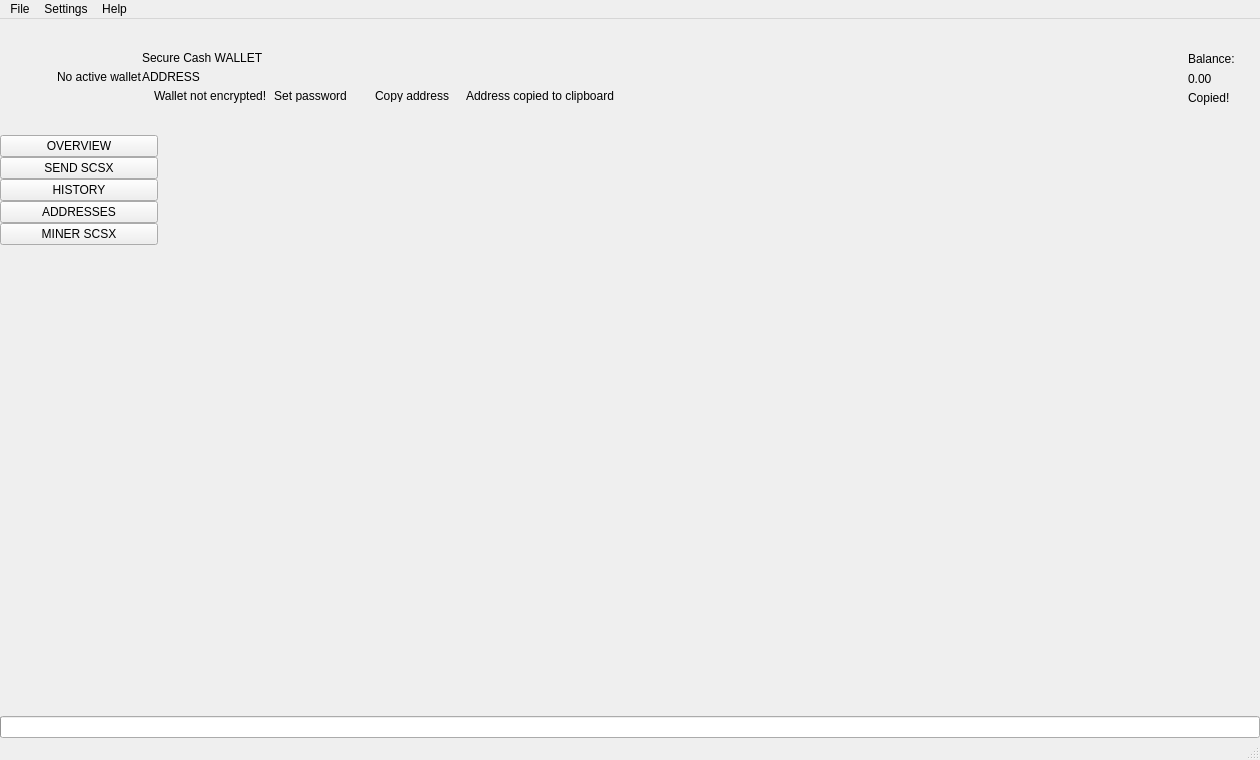
 <widget class="QMainWindow" name="MainWindow">
  <property name="geometry">
   <rect>
    <x>0</x>
    <y>0</y>
    <width>1260</width>
    <height>760</height>
   </rect>
  </property>
  <property name="sizePolicy">
   <sizepolicy hsizetype="Preferred" vsizetype="Preferred">
    <horstretch>0</horstretch>
    <verstretch>0</verstretch>
   </sizepolicy>
  </property>
  <property name="minimumSize">
   <size>
    <width>1260</width>
    <height>600</height>
   </size>
  </property>
  <property name="maximumSize">
   <size>
    <width>16777215</width>
    <height>16777215</height>
   </size>
  </property>
  <property name="windowTitle">
   <string>MainWindow</string>
  </property>
  <property name="windowIcon">
   <iconset>
    <normaloff>:/images/worktips</normaloff>:/images/worktips</iconset>
  </property>
  <widget class="QWidget" name="centralwidget">
   <layout class="QVBoxLayout" name="verticalLayout_2">
    <property name="spacing">
     <number>0</number>
    </property>
    <property name="leftMargin">
     <number>0</number>
    </property>
    <property name="topMargin">
     <number>0</number>
    </property>
    <property name="rightMargin">
     <number>0</number>
    </property>
    <property name="bottomMargin">
     <number>0</number>
    </property>
    <item>
     <widget class="QFrame" name="m_headerFrame">
      <property name="minimumSize">
       <size>
        <width>0</width>
        <height>116</height>
       </size>
      </property>
      <property name="maximumSize">
       <size>
        <width>16777215</width>
        <height>116</height>
       </size>
      </property>
      <property name="frameShape">
       <enum>QFrame::NoFrame</enum>
      </property>
      <property name="frameShadow">
       <enum>QFrame::Raised</enum>
      </property>
      <layout class="QHBoxLayout" name="horizontalLayout_3">
       <property name="spacing">
        <number>0</number>
       </property>
       <property name="leftMargin">
        <number>0</number>
       </property>
       <property name="topMargin">
        <number>0</number>
       </property>
       <property name="rightMargin">
        <number>25</number>
       </property>
       <property name="bottomMargin">
        <number>0</number>
       </property>
       <item>
        <spacer name="horizontalSpacer_2">
         <property name="orientation">
          <enum>Qt::Horizontal</enum>
         </property>
         <property name="sizeType">
          <enum>QSizePolicy::Fixed</enum>
         </property>
         <property name="sizeHint" stdset="0">
          <size>
           <width>30</width>
           <height>20</height>
          </size>
         </property>
        </spacer>
       </item>
       <item>
        <widget class="QLabel" name="m_logoLabel">
         <property name="text">
          <string/>
         </property>
        </widget>
       </item>
       <item>
        <spacer name="horizontalSpacer_5">
         <property name="orientation">
          <enum>Qt::Horizontal</enum>
         </property>
         <property name="sizeType">
          <enum>QSizePolicy::Fixed</enum>
         </property>
         <property name="sizeHint" stdset="0">
          <size>
           <width>20</width>
           <height>20</height>
          </size>
         </property>
        </spacer>
       </item>
       <item>
        <widget class="WalletGui::WalletSmallGrayTextLabel" name="m_noWalletLabel">
         <property name="text">
          <string>No active wallet</string>
         </property>
        </widget>
       </item>
       <item>
        <widget class="QFrame" name="m_walletFrame">
         <property name="frameShape">
          <enum>QFrame::NoFrame</enum>
         </property>
         <property name="frameShadow">
          <enum>QFrame::Raised</enum>
         </property>
         <layout class="QVBoxLayout" name="verticalLayout_3">
          <property name="spacing">
           <number>5</number>
          </property>
          <property name="leftMargin">
           <number>0</number>
          </property>
          <property name="topMargin">
           <number>0</number>
          </property>
          <property name="rightMargin">
           <number>0</number>
          </property>
          <property name="bottomMargin">
           <number>0</number>
          </property>
          <item>
           <spacer name="verticalSpacer_3">
            <property name="orientation">
             <enum>Qt::Vertical</enum>
            </property>
            <property name="sizeType">
             <enum>QSizePolicy::Minimum</enum>
            </property>
            <property name="sizeHint" stdset="0">
             <size>
              <width>20</width>
              <height>40</height>
             </size>
            </property>
           </spacer>
          </item>
          <item>
           <widget class="WalletGui::WalletSmallGrayTextLabel" name="m_walletLabel">
            <property name="text">
             <string>Secure Cash WALLET</string>
            </property>
            <property name="indent">
             <number>0</number>
            </property>
           </widget>
          </item>
          <item>
           <widget class="QLabel" name="m_addressLabel">
            <property name="sizePolicy">
             <sizepolicy hsizetype="Preferred" vsizetype="Preferred">
              <horstretch>0</horstretch>
              <verstretch>0</verstretch>
             </sizepolicy>
            </property>
            <property name="cursor">
             <cursorShape>PointingHandCursor</cursorShape>
            </property>
            <property name="toolTip">
             <string>Click to copy</string>
            </property>
            <property name="text">
             <string>ADDRESS</string>
            </property>
            <property name="indent">
             <number>0</number>
            </property>
           </widget>
          </item>
          <item>
           <layout class="QHBoxLayout" name="horizontalLayout_2">
            <property name="spacing">
             <number>0</number>
            </property>
            <item alignment="Qt::AlignTop">
             <widget class="QFrame" name="m_notEncryptedFrame">
              <property name="frameShape">
               <enum>QFrame::NoFrame</enum>
              </property>
              <property name="frameShadow">
               <enum>QFrame::Raised</enum>
              </property>
              <layout class="QHBoxLayout" name="horizontalLayout_4">
               <property name="spacing">
                <number>0</number>
               </property>
               <property name="leftMargin">
                <number>0</number>
               </property>
               <property name="topMargin">
                <number>0</number>
               </property>
               <property name="rightMargin">
                <number>0</number>
               </property>
               <property name="bottomMargin">
                <number>0</number>
               </property>
               <item alignment="Qt::AlignVCenter">
                <widget class="QLabel" name="m_notEncryptedIconLabel">
                 <property name="text">
                  <string/>
                 </property>
                 <property name="pixmap">
                  <pixmap resource="../../resources.qrc">:/icons/lock_open_gray</pixmap>
                 </property>
                 <property name="alignment">
                  <set>Qt::AlignLeading|Qt::AlignLeft|Qt::AlignVCenter</set>
                 </property>
                </widget>
               </item>
               <item>
                <spacer name="horizontalSpacer_11">
                 <property name="orientation">
                  <enum>Qt::Horizontal</enum>
                 </property>
                 <property name="sizeType">
                  <enum>QSizePolicy::Fixed</enum>
                 </property>
                 <property name="sizeHint" stdset="0">
                  <size>
                   <width>5</width>
                   <height>3</height>
                  </size>
                 </property>
                </spacer>
               </item>
               <item alignment="Qt::AlignVCenter">
                <widget class="WalletGui::WalletTinyGrayTextLabel" name="m_notEncryptedTextLabel">
                 <property name="text">
                  <string>Wallet not encrypted!</string>
                 </property>
                 <property name="alignment">
                  <set>Qt::AlignLeading|Qt::AlignLeft|Qt::AlignVCenter</set>
                 </property>
                </widget>
               </item>
               <item>
                <spacer name="horizontalSpacer_9">
                 <property name="orientation">
                  <enum>Qt::Horizontal</enum>
                 </property>
                 <property name="sizeType">
                  <enum>QSizePolicy::Fixed</enum>
                 </property>
                 <property name="sizeHint" stdset="0">
                  <size>
                   <width>3</width>
                   <height>3</height>
                  </size>
                 </property>
                </spacer>
               </item>
               <item alignment="Qt::AlignVCenter">
                <widget class="WalletGui::WalletTinyLinkLikeButton" name="m_encryptButton">
                 <property name="sizePolicy">
                  <sizepolicy hsizetype="Minimum" vsizetype="Minimum">
                   <horstretch>0</horstretch>
                   <verstretch>0</verstretch>
                  </sizepolicy>
                 </property>
                 <property name="minimumSize">
                  <size>
                   <width>0</width>
                   <height>3</height>
                  </size>
                 </property>
                 <property name="cursor">
                  <cursorShape>PointingHandCursor</cursorShape>
                 </property>
                 <property name="text">
                  <string>Set password</string>
                 </property>
                 <property name="flat">
                  <bool>true</bool>
                 </property>
                </widget>
               </item>
               <item>
                <spacer name="horizontalSpacer_10">
                 <property name="orientation">
                  <enum>Qt::Horizontal</enum>
                 </property>
                 <property name="sizeType">
                  <enum>QSizePolicy::Fixed</enum>
                 </property>
                 <property name="sizeHint" stdset="0">
                  <size>
                   <width>20</width>
                   <height>3</height>
                  </size>
                 </property>
                </spacer>
               </item>
              </layout>
             </widget>
            </item>
            <item alignment="Qt::AlignVCenter">
             <widget class="WalletGui::WalletTinyLinkLikeButton" name="m_copyAddressButton">
              <property name="sizePolicy">
               <sizepolicy hsizetype="Minimum" vsizetype="Minimum">
                <horstretch>0</horstretch>
                <verstretch>0</verstretch>
               </sizepolicy>
              </property>
              <property name="minimumSize">
               <size>
                <width>0</width>
                <height>3</height>
               </size>
              </property>
              <property name="cursor">
               <cursorShape>PointingHandCursor</cursorShape>
              </property>
              <property name="focusPolicy">
               <enum>Qt::NoFocus</enum>
              </property>
              <property name="autoFillBackground">
               <bool>true</bool>
              </property>
              <property name="text">
               <string>Copy address</string>
              </property>
              <property name="flat">
               <bool>true</bool>
              </property>
             </widget>
            </item>
            <item>
             <spacer name="horizontalSpacer_7">
              <property name="orientation">
               <enum>Qt::Horizontal</enum>
              </property>
              <property name="sizeType">
               <enum>QSizePolicy::Fixed</enum>
              </property>
              <property name="sizeHint" stdset="0">
               <size>
                <width>13</width>
                <height>3</height>
               </size>
              </property>
             </spacer>
            </item>
            <item alignment="Qt::AlignVCenter">
             <widget class="WalletGui::CopyMagicLabel" name="m_copyAddressLabel">
              <property name="text">
               <string>Address copied to clipboard</string>
              </property>
              <property name="alignment">
               <set>Qt::AlignLeading|Qt::AlignLeft|Qt::AlignVCenter</set>
              </property>
             </widget>
            </item>
            <item>
             <spacer name="horizontalSpacer">
              <property name="orientation">
               <enum>Qt::Horizontal</enum>
              </property>
              <property name="sizeHint" stdset="0">
               <size>
                <width>40</width>
                <height>3</height>
               </size>
              </property>
             </spacer>
            </item>
           </layout>
          </item>
          <item>
           <spacer name="verticalSpacer_2">
            <property name="orientation">
             <enum>Qt::Vertical</enum>
            </property>
            <property name="sizeType">
             <enum>QSizePolicy::Minimum</enum>
            </property>
            <property name="sizeHint" stdset="0">
             <size>
              <width>20</width>
              <height>40</height>
             </size>
            </property>
           </spacer>
          </item>
         </layout>
        </widget>
       </item>
       <item>
        <spacer name="horizontalSpacer_3">
         <property name="orientation">
          <enum>Qt::Horizontal</enum>
         </property>
         <property name="sizeType">
          <enum>QSizePolicy::Expanding</enum>
         </property>
         <property name="sizeHint" stdset="0">
          <size>
           <width>34</width>
           <height>20</height>
          </size>
         </property>
        </spacer>
       </item>
       <item>
        <spacer name="horizontalSpacer_8">
         <property name="orientation">
          <enum>Qt::Horizontal</enum>
         </property>
         <property name="sizeType">
          <enum>QSizePolicy::Fixed</enum>
         </property>
         <property name="sizeHint" stdset="0">
          <size>
           <width>34</width>
           <height>20</height>
          </size>
         </property>
        </spacer>
       </item>
       <item alignment="Qt::AlignRight|Qt::AlignVCenter">
        <widget class="QFrame" name="m_balanceFrame">
         <layout class="QGridLayout" name="gridLayout">
          <property name="leftMargin">
           <number>0</number>
          </property>
          <property name="topMargin">
           <number>30</number>
          </property>
          <property name="rightMargin">
           <number>0</number>
          </property>
          <property name="bottomMargin">
           <number>0</number>
          </property>
          <property name="verticalSpacing">
           <number>3</number>
          </property>
          <item row="0" column="2">
           <layout class="QVBoxLayout" name="verticalLayout_4">
            <item>
             <widget class="QLabel" name="m_balanceTextLabel">
              <property name="text">
               <string>Balance:</string>
              </property>
             </widget>
            </item>
            <item>
             <widget class="QLabel" name="m_balanceLabel">
              <property name="cursor">
               <cursorShape>PointingHandCursor</cursorShape>
              </property>
              <property name="toolTip">
               <string>Click to copy</string>
              </property>
              <property name="text">
               <string>0.00</string>
              </property>
             </widget>
            </item>
           </layout>
          </item>
          <item row="1" column="2">
           <widget class="WalletGui::CopyMagicLabel" name="m_balanceCopyLabel">
            <property name="text">
             <string>Copied!</string>
            </property>
           </widget>
          </item>
          <item row="0" column="1">
           <spacer name="horizontalSpacer_6">
            <property name="orientation">
             <enum>Qt::Horizontal</enum>
            </property>
            <property name="sizeType">
             <enum>QSizePolicy::Fixed</enum>
            </property>
            <property name="sizeHint" stdset="0">
             <size>
              <width>2</width>
              <height>39</height>
             </size>
            </property>
           </spacer>
          </item>
          <item row="2" column="2">
           <spacer name="verticalSpacer_5">
            <property name="orientation">
             <enum>Qt::Vertical</enum>
            </property>
            <property name="sizeType">
             <enum>QSizePolicy::Expanding</enum>
            </property>
            <property name="sizeHint" stdset="0">
             <size>
              <width>20</width>
              <height>50</height>
             </size>
            </property>
           </spacer>
          </item>
          <item row="0" column="0">
           <widget class="QLabel" name="m_balanceIconLabel">
            <property name="text">
             <string/>
            </property>
            <property name="pixmap">
             <pixmap resource="../../resources.qrc"></pixmap>
            </property>
           </widget>
          </item>
         </layout>
        </widget>
       </item>
      </layout>
     </widget>
    </item>
    <item>
     <layout class="QHBoxLayout" name="horizontalLayout" stretch="0,0,0,0,0,0,0,0">
      <property name="spacing">
       <number>0</number>
      </property>
      <item>
       <widget class="QFrame" name="m_toolFrame">
        <property name="frameShape">
         <enum>QFrame::NoFrame</enum>
        </property>
        <property name="frameShadow">
         <enum>QFrame::Plain</enum>
        </property>
        <property name="lineWidth">
         <number>0</number>
        </property>
        <layout class="QVBoxLayout" name="verticalLayout">
         <property name="spacing">
          <number>0</number>
         </property>
         <property name="leftMargin">
          <number>0</number>
         </property>
         <property name="topMargin">
          <number>0</number>
         </property>
         <property name="rightMargin">
          <number>0</number>
         </property>
         <property name="bottomMargin">
          <number>0</number>
         </property>
         <item>
          <widget class="QPushButton" name="m_overviewButton">
           <property name="sizePolicy">
            <sizepolicy hsizetype="Minimum" vsizetype="Fixed">
             <horstretch>0</horstretch>
             <verstretch>0</verstretch>
            </sizepolicy>
           </property>
           <property name="focusPolicy">
            <enum>Qt::NoFocus</enum>
           </property>
           <property name="text">
            <string>OVERVIEW</string>
           </property>
           <property name="checkable">
            <bool>true</bool>
           </property>
           <attribute name="buttonGroup">
            <string notr="true">m_toolButtonGroup</string>
           </attribute>
          </widget>
         </item>
         <item>
          <widget class="QPushButton" name="m_sendButton">
           <property name="sizePolicy">
            <sizepolicy hsizetype="Minimum" vsizetype="Fixed">
             <horstretch>0</horstretch>
             <verstretch>0</verstretch>
            </sizepolicy>
           </property>
           <property name="focusPolicy">
            <enum>Qt::NoFocus</enum>
           </property>
           <property name="text">
            <string>SEND SCSX</string>
           </property>
           <property name="checkable">
            <bool>true</bool>
           </property>
           <attribute name="buttonGroup">
            <string notr="true">m_toolButtonGroup</string>
           </attribute>
          </widget>
         </item>
         <item>
          <widget class="QPushButton" name="m_transactionsButton">
           <property name="sizePolicy">
            <sizepolicy hsizetype="Minimum" vsizetype="Fixed">
             <horstretch>0</horstretch>
             <verstretch>0</verstretch>
            </sizepolicy>
           </property>
           <property name="focusPolicy">
            <enum>Qt::NoFocus</enum>
           </property>
           <property name="text">
            <string>HISTORY</string>
           </property>
           <property name="checkable">
            <bool>true</bool>
           </property>
           <attribute name="buttonGroup">
            <string notr="true">m_toolButtonGroup</string>
           </attribute>
          </widget>
         </item>

         <item>
          <widget class="QPushButton" name="m_addressBookButton">
           <property name="sizePolicy">
            <sizepolicy hsizetype="Minimum" vsizetype="Fixed">
             <horstretch>0</horstretch>
             <verstretch>0</verstretch>
            </sizepolicy>
           </property>
           <property name="focusPolicy">
            <enum>Qt::NoFocus</enum>
           </property>
           <property name="text">
            <string>ADDRESSES</string>
           </property>
           <property name="checkable">
            <bool>true</bool>
           </property>
           <attribute name="buttonGroup">
            <string notr="true">m_toolButtonGroup</string>
           </attribute>
          </widget>
         </item>
         <item>
          <widget class="QPushButton" name="m_miningButton">
           <property name="focusPolicy">
            <enum>Qt::NoFocus</enum>
           </property>
           <property name="text">
            <string>MINER SCSX</string>
           </property>
           <property name="checkable">
            <bool>true</bool>
           </property>
           <attribute name="buttonGroup">
            <string notr="true">m_toolButtonGroup</string>
           </attribute>
          </widget>
         </item>
         <item>
          <spacer name="verticalSpacer">
           <property name="orientation">
            <enum>Qt::Vertical</enum>
           </property>
           <property name="sizeHint" stdset="0">
            <size>
             <width>20</width>
             <height>40</height>
            </size>
           </property>
          </spacer>
         </item>
        </layout>
       </widget>
      </item>
      <item>
       <widget class="WalletGui::OverviewFrame" name="m_overviewFrame">
        <property name="frameShape">
         <enum>QFrame::NoFrame</enum>
        </property>
        <property name="frameShadow">
         <enum>QFrame::Raised</enum>
        </property>
       </widget>
      </item>
      <item>
       <widget class="WalletGui::SendFrame" name="m_sendFrame">
        <property name="frameShape">
         <enum>QFrame::NoFrame</enum>
        </property>
        <property name="frameShadow">
         <enum>QFrame::Raised</enum>
        </property>
       </widget>
      </item>
      <item>
       <widget class="WalletGui::TransactionsFrame" name="m_transactionsFrame">
        <property name="frameShape">
         <enum>QFrame::NoFrame</enum>
        </property>
        <property name="frameShadow">
         <enum>QFrame::Raised</enum>
        </property>
       </widget>
      </item>
      <item>
       <widget class="WalletGui::AddressBookFrame" name="m_addressBookFrame">
        <property name="frameShape">
         <enum>QFrame::NoFrame</enum>
        </property>
        <property name="frameShadow">
         <enum>QFrame::Raised</enum>
        </property>
       </widget>
      </item>
      <item>
       <widget class="WalletGui::NoWalletFrame" name="m_noWalletFrame">
        <property name="frameShape">
         <enum>QFrame::NoFrame</enum>
        </property>
        <property name="frameShadow">
         <enum>QFrame::Raised</enum>
        </property>
       </widget>
      </item>
      <item>
       <widget class="WalletGui::BlockExplorerFrame" name="m_blockExplorerFrame">
        <property name="frameShape">
         <enum>QFrame::NoFrame</enum>
        </property>
        <property name="frameShadow">
         <enum>QFrame::Raised</enum>
        </property>
       </widget>
      </item>
      <item>
       <widget class="WalletGui::MiningFrame" name="m_miningFrame">
        <property name="frameShape">
         <enum>QFrame::NoFrame</enum>
        </property>
        <property name="frameShadow">
         <enum>QFrame::Raised</enum>
        </property>
       </widget>
      </item>
     </layout>
    </item>
    <item>
     <widget class="QProgressBar" name="m_syncProgress">
      <property name="maximum">
       <number>100</number>
      </property>
      <property name="value">
       <number>0</number>
      </property>
      <property name="textVisible">
       <bool>false</bool>
      </property>
     </widget>
    </item>
   </layout>
  </widget>
  <widget class="QMenuBar" name="menubar">
   <property name="geometry">
    <rect>
     <x>0</x>
     <y>0</y>
     <width>1260</width>
     <height>22</height>
    </rect>
   </property>
   <widget class="QMenu" name="menuFile">
    <property name="title">
     <string>File</string>
    </property>
    <addaction name="m_createWalletAction"/>
    <addaction name="m_openWalletAction"/>
    <addaction name="m_recentWalletsAction"/>
    <addaction name="m_backupWalletAction"/>
    <addaction name="m_saveKeysAction"/>
    <addaction name="m_resetAction"/>
    <addaction name="m_importKeyAction"/>
    <addaction name="m_exportKeyAction"/>
    <addaction name="m_exportTrackingKeyAction"/>
    <addaction name="m_exitAction"/>
   </widget>
   <widget class="QMenu" name="menuSettings">
    <property name="title">
     <string>Settings</string>
    </property>
    <widget class="QMenu" name="menuThemes">
     <property name="title">
      <string>Themes</string>
     </property>
    </widget>
    <addaction name="m_encryptWalletAction"/>
    <addaction name="m_changePasswordAction"/>
    <addaction name="separator"/>
    <addaction name="m_autostartAction"/>
    <addaction name="m_minimizeToTrayAction"/>
    <addaction name="m_closeToTrayAction"/>
    <addaction name="separator"/>
    <addaction name="m_preferencesAction"/>
   </widget>
   <widget class="QMenu" name="menuHelp">
    <property name="title">
     <string>Help</string>
    </property>
    <addaction name="m_communityForumAction"/>
    <addaction name="m_reportIssueAction"/>
    <addaction name="m_aboutBytecoinAction"/>
    <addaction name="m_aboutQtAction"/>
   </widget>
   <addaction name="menuFile"/>
   <addaction name="menuSettings"/>
   <addaction name="menuHelp"/>
  </widget>
  <widget class="WalletGui::WalletStatusBar" name="statusBar"/>
  <action name="m_exitAction">
   <property name="checkable">
    <bool>false</bool>
   </property>
   <property name="enabled">
    <bool>true</bool>
   </property>
   <property name="text">
    <string>Exit</string>
   </property>
   <property name="shortcut">
    <string>Ctrl+Q</string>
   </property>
  </action>
  <action name="m_createWalletAction">
   <property name="enabled">
    <bool>true</bool>
   </property>
   <property name="text">
    <string>Create wallet</string>
   </property>
  </action>
  <action name="m_openWalletAction">
   <property name="enabled">
    <bool>true</bool>
   </property>
   <property name="text">
    <string>Open wallet</string>
   </property>
  </action>
  <action name="m_encryptWalletAction">
   <property name="enabled">
    <bool>true</bool>
   </property>
   <property name="text">
    <string>Encrypt wallet</string>
   </property>
  </action>
  <action name="m_changePasswordAction">
   <property name="enabled">
    <bool>true</bool>
   </property>
   <property name="text">
    <string>Change password</string>
   </property>
   <property name="toolTip">
    <string>Change password</string>
   </property>
  </action>
  <action name="m_aboutBytecoinAction">
   <property name="enabled">
    <bool>true</bool>
   </property>
   <property name="text">
    <string>About Secure Cash</string>
   </property>
  </action>
  <action name="m_aboutQtAction">
   <property name="enabled">
    <bool>true</bool>
   </property>
   <property name="text">
    <string>About Qt</string>
   </property>
  </action>
  <action name="m_backupWalletAction">
   <property name="enabled">
    <bool>true</bool>
   </property>
   <property name="text">
    <string>Backup wallet</string>
   </property>
  </action>
  <action name="m_autostartAction">
   <property name="checkable">
    <bool>true</bool>
   </property>
   <property name="text">
    <string>Start on system login</string>
   </property>
  </action>
  <action name="m_minimizeToTrayAction">
   <property name="checkable">
    <bool>true</bool>
   </property>
   <property name="text">
    <string>Minimize to tray</string>
   </property>
  </action>
  <action name="m_closeToTrayAction">
   <property name="checkable">
    <bool>true</bool>
   </property>
   <property name="text">
    <string>Close to tray</string>
   </property>
  </action>
  <action name="m_preferencesAction">
   <property name="text">
    <string>Connection</string>
   </property>
  </action>
  <action name="m_recentWalletsAction">
   <property name="text">
    <string>Recent wallets</string>
   </property>
  </action>
  <action name="m_exportTrackingKeyAction">
   <property name="text">
    <string>Export tracking key</string>
   </property>
   <property name="toolTip">
    <string>Export tracking key</string>
   </property>
  </action>
  <action name="m_importKeyAction">
   <property name="text">
    <string>Import key</string>
   </property>
   <property name="toolTip">
    <string>Import key</string>
   </property>
  </action>
  <action name="m_communityForumAction">
   <property name="text">
    <string>Join us on Discord</string>
   </property>
  </action>
  <action name="m_reportIssueAction">
   <property name="text">
    <string>Report an issue</string>
   </property>
  </action>
  <action name="m_resetAction">
   <property name="text">
    <string>Reset wallet</string>
   </property>
  </action>
  <action name="m_saveKeysAction">
   <property name="text">
    <string>Save wallet keys</string>
   </property>
  </action>
  <action name="m_exportKeyAction">
   <property name="text">
    <string>Export key</string>
   </property>
   <property name="toolTip">
    <string>Export key</string>
   </property>
  </action>

 </widget>
